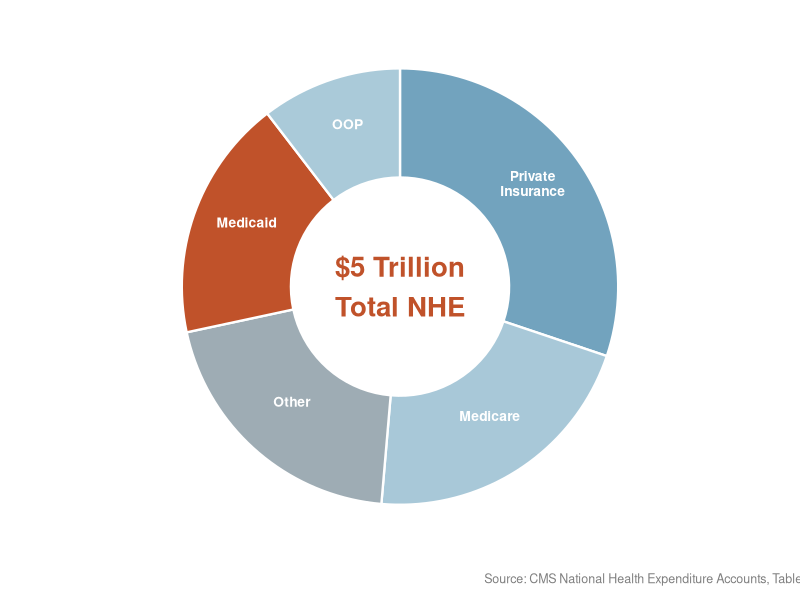
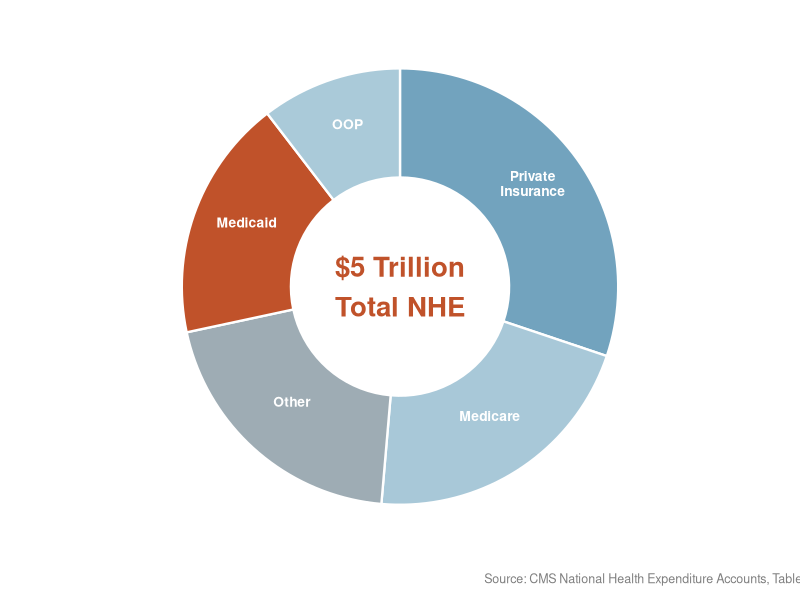

R code for these plots, in order:
library(ggplot2)
library(dplyr)

data <- data.frame(
  label = c("Private Insurance", "Medicare", "Other",
            "Medicaid", "OOP"),
  value = c(1464.6, 1029.8, 984.7, 871.7, 505.7)
)

total <- sum(data$value)
data <- data %>%
  mutate(
    pct        = value / total * 100,
    pct_lab    = paste0(round(pct, 1), "%"),
    label      = factor(label, levels = rev(label)),  # reverse to match ggplot stacking
    label_wrap = gsub(" ", "\n", label),
    cumval     = cumsum(value),
    midval     = cumval - value / 2
  )

colors <- c(
  "Private Insurance" = "#72a3be",
  "Medicare"                 = "#a8c8d8",
  "Other"                    = "#9eacb4",
  "Medicaid"                 = "#c0522a",
  "OOP"                      = "#aacad9"
)

ggplot(data, aes(x = 2, y = value, fill = label)) +
  geom_col(width = 1, color = "white", linewidth = 0.8) +
  geom_text(
    aes(x = 2, y = midval, label = paste0(label_wrap, "\n")),
    color = "white", size = 3.5, fontface = "bold", lineheight = 0.9
  ) +
  coord_polar(theta = "y", start = 0) +
  xlim(0.5, 2.5) +
  scale_fill_manual(values = colors) +
  annotate("text", x = 0.5, y = 0,
           label = "$5 Trillion\nTotal NHE",
           size = 7, fontface = "bold", color = "#c0522a",
           hjust = 0.5, vjust = 0.5) +
  labs(
    #title    = "Medicaid Accounts for Nearly 1 in 5 Dollars\nof U.S. National Health Expenditures",
    #subtitle = "Source of funds, 2023 (total = $4,866.5 billion)",
    caption  = "Source: CMS National Health Expenditure Accounts, Table 4 (2023)",
    fill     = NULL
  ) +
  theme_void(base_size = 13) +
  theme(
    plot.title    = element_text(face = "bold", size = 14, hjust = 0.5,
                                 margin = margin(b = 4)),
    plot.subtitle = element_text(size = 11, hjust = 0.5, color = "gray40",
                                 margin = margin(b = 10)),
    plot.caption  = element_text(size = 9, color = "gray50", hjust = 2,
                                 margin = margin(t = 10)),
    legend.position = "none",
    plot.margin   = margin(10, 10, 10, 10)
  )

ggsave("medicaid_nhe_2023.png", width = 8, height = 5.5, dpi = 300,
       bg = "transparent")
